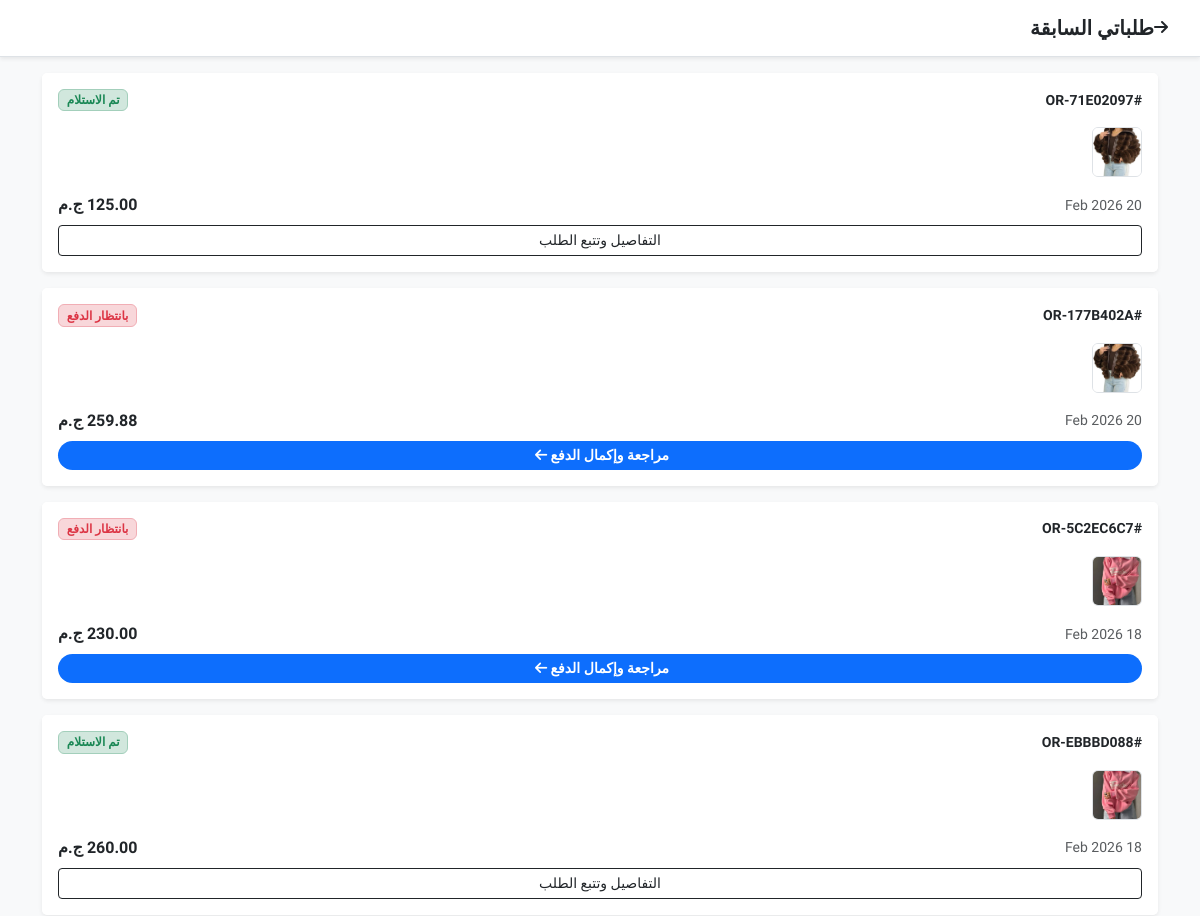
Before: /my-orders/ (signed in, upper part) with the older database file.
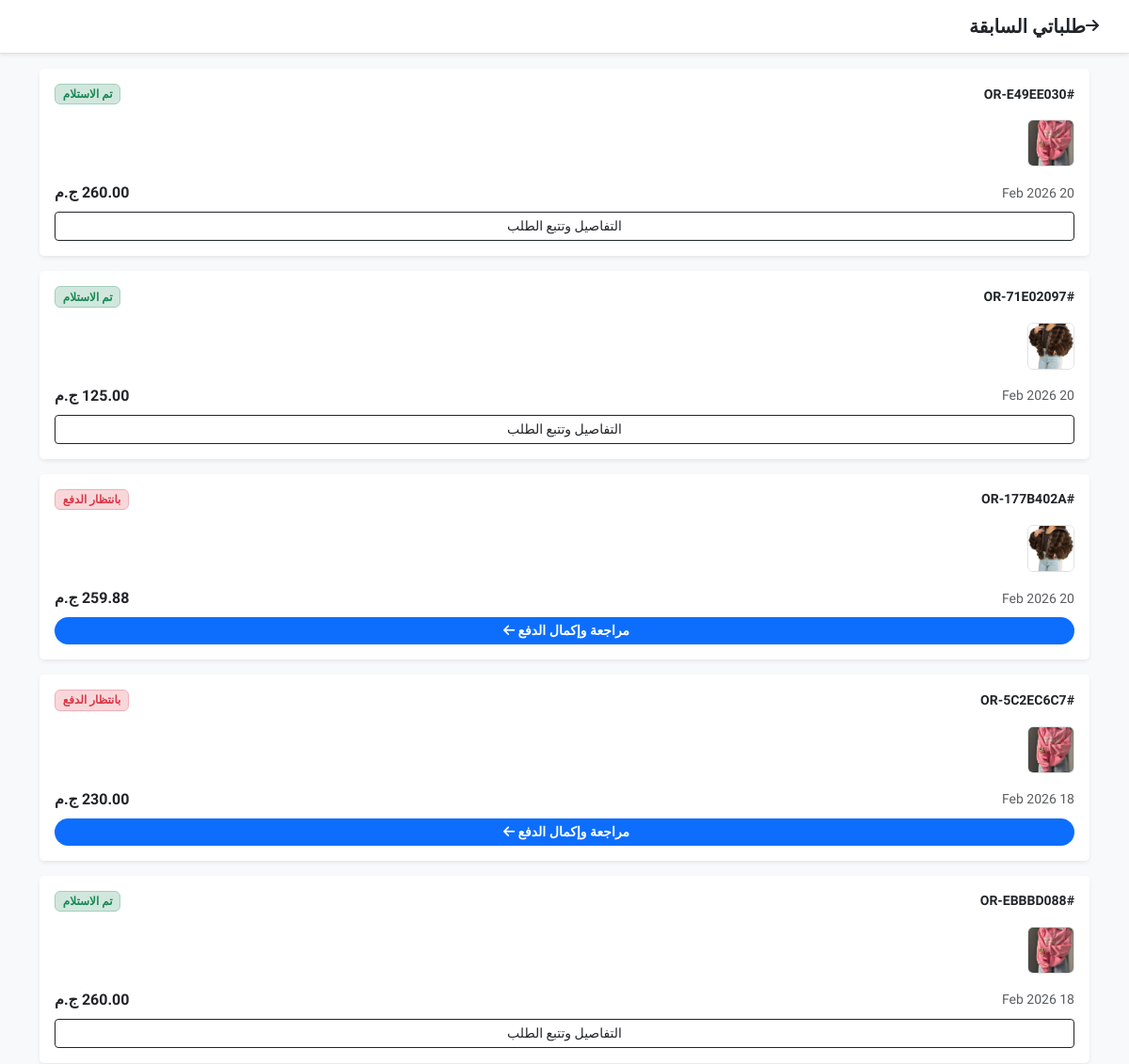
After: the same page with the newer database file.
### store/models.py (models this page shows, shortened)
class Order(models.Model):
    class Status(models.TextChoices):
        CART = "CART",
        WAITING_PAYMENT = "WAITING_PAYMENT", "بانتظار الدفع" # <--- جديد
        PENDING = "PENDING", "قيد الانتظار"
        APPROVED = "APPROVED", "تم التأكيد"
        SHIPPED = "SHIPPED", "تم الشحن"
        DELIVERED = "DELIVERED", "تم التسليم"
        RETURNED = "RETURNED", "مرتجع"
        CANCELLED = "CANCELLED", "ملغي"
    order_id = models.CharField(max_length=20, unique=True, editable=False, verbose_name="رقم الطلب")
    customer = models.ForeignKey(settings.AUTH_USER_MODEL, on_delete=models.PROTECT, related_name='orders', verbose_name="العميل")
    is_confirmed_by_customer = models.BooleanField(null=True, blank=True, verbose_name="تأكيد العميل")
    rejection_reason = models.TextField(blank=True, null=True, verbose_name="سبب الرفض")
    rating = models.PositiveIntegerField(default=0, verbose_name="التقييم (1-5)")
    merchant = models.ForeignKey(MerchantProfile, on_delete=models.PROTECT, null=True, blank=True, related_name='merchant_orders')    # تفاصيل العنوان (يتم حفظها كنص لضمان عدم تغيرها في السجلات التاريخية)
    shipping_address = models.TextField(verbose_name="عنوان الشحن")
    shipping_phone = models.CharField(max_length=15, verbose_name="رقم التواصل")
    total_products_price = models.DecimalField(max_digits=10, decimal_places=2, default=0, verbose_name="إجمالي المنتجات")
    shipping_cost = models.DecimalField(max_digits=10, decimal_places=2, default=0, verbose_name="تكلفة الشحن")
    platform_fees = models.DecimalField(max_digits=10, decimal_places=2, default=0, verbose_name="رسوم المنصة") # 3 EGP + 2.75%
    final_total = models.DecimalField(max_digits=10, decimal_places=2, default=0, verbose_name="الإجمالي النهائي")
    status = models.CharField(max_length=20, choices=Status.choices, default=Status.PENDING, verbose_name="حالة الطلب")
    created_at = models.DateTimeField(auto_now_add=True, verbose_name="تاريخ الطلب")
    governorate = models.ForeignKey(Governorate, on_delete=models.SET_NULL, null=True, blank=True, verbose_name="المحافظة")
    is_first_order = models.BooleanField(default=False, verbose_name="أول طلب (شحن مجاني)")
    class PaymentMethod(models.TextChoices):
        COD = "COD", "الدفع عند الاستلام"
        ONLINE = "ONLINE", "دفع إلكتروني (Paymob)"
    payment_method = models.CharField(max_length=10, choices=PaymentMethod.choices, default=PaymentMethod.COD, verbose_name="طريقة الدفع")

class OrderItem(models.Model):
    order = models.ForeignKey(Order, on_delete=models.CASCADE, related_name='items')
    product_size = models.ForeignKey(ProductSize, on_delete=models.PROTECT, verbose_name="المنتج (المقاس)")
    quantity = models.PositiveIntegerField(default=1, verbose_name="الكمية")
    commission = models.DecimalField(max_digits=10, decimal_places=2, default=0.00, verbose_name="عمولة المنصة")
    price_at_purchase = models.DecimalField(max_digits=10, decimal_places=2, verbose_name="السعر وقت الشراء", blank=True, null=True)
    merchant = models.ForeignKey(MerchantProfile, on_delete=models.PROTECT, verbose_name="التاجر", blank=True, null=True)

class ProductSize(models.Model):
    product = models.ForeignKey(Product, on_delete=models.CASCADE, related_name='variations') # غيرنا الاسم لـ variations ليكون أدق
    size_label = models.CharField(max_length=10, verbose_name="المقاس") # S, M, L
    color_label = models.CharField(max_length=30, verbose_name="اللون", default="Standard") # أحمر، أزرق
    stock_quantity = models.PositiveIntegerField(default=0, verbose_name="الكمية المتاحة")

class Product(models.Model):
    category = models.ForeignKey(Category, on_delete=models.SET_NULL, null=True, blank=True, related_name='products', verbose_name="القسم")
    merchant = models.ForeignKey(MerchantProfile, on_delete=models.CASCADE, related_name='products')
    name = models.CharField(max_length=200, verbose_name="اسم المنتج")
    description = models.TextField(verbose_name="وصف المنتج")
    base_price = models.DecimalField(max_digits=10, decimal_places=2, verbose_name="السعر الأساسي")
    image = models.ImageField(upload_to='products/', verbose_name="صورة المنتج الرئيسية")
    shipping_fee = models.DecimalField(max_digits=10, decimal_places=2, default=0, verbose_name="مصاريف الشحن")
    is_active = models.BooleanField(default=False, verbose_name="مفعل (موافقة المشرف)")
    created_at = models.DateTimeField(auto_now_add=True)
    commission_pct = models.DecimalField(
        max_digits=5, decimal_places=2, default=10.00,
        verbose_name="نسبة عمولة المنصة (%)"
    )

### store/views.py (the view)
# urls.py: path('my-orders/', views.my_orders, name='my_orders'),
@login_required
def my_orders(request):
    orders = Order.objects.filter(customer=request.user).exclude(status=Order.Status.CART).order_by('-created_at')
    return render(request, 'store/my_orders.html', {'orders': orders})

### store/context_processors.py (called while the page is built)
def site_settings(request):
    settings = SiteSetting.objects.first()
    return {'site_settings': settings}

### templates/store/my_orders.html
{% extends 'base.html' %}
{% block content %}
<div class="bg-white p-3 border-bottom shadow-sm d-flex align-items-center mb-3 sticky-top">
    <a href="{% url 'profile' %}" class="text-dark me-3"><i class="fas fa-arrow-right"></i></a>
    <h5 class="m-0 fw-bold">طلباتي السابقة</h5>
</div>
<div class="container pb-5">
    {% for order in orders %}
    <div class="card border-0 shadow-sm mb-3">
        <div class="card-header bg-white border-0 d-flex justify-content-between pt-3 align-items-center">
            <span class="fw-bold small">#{{ order.order_id }}</span>
            {% if order.status == 'WAITING_PAYMENT' %}
                <span class="badge bg-danger-subtle text-danger border border-danger-subtle">بانتظار الدفع</span>
            {% elif order.status == 'DELIVERED' %}
                <span class="badge bg-success-subtle text-success border border-success-subtle">تم الاستلام</span>
            {% else %}
                <span class="badge bg-light text-dark border">{{ order.get_status_display }}</span>
            {% endif %}
        </div>
        <div class="card-body py-2">
            <div class="d-flex overflow-auto mb-3" style="gap: 10px;">
                {% for item in order.items.all %}
                <img src="{{ item.product_size.product.image.url }}" class="rounded border" style="width: 50px; height: 50px; object-fit: cover; flex-shrink: 0;">
                {% endfor %}
            </div>
            <div class="d-flex justify-content-between align-items-center">
                <div class="text-muted small">
                    {{ order.created_at|date:"d M Y" }}
                </div>
                <div class="fw-bold text-dark">{{ order.final_total }} ج.م</div>
            </div>
        </div>
        <div class="card-footer bg-white border-0 pt-0 pb-3">
            {% if order.status == 'WAITING_PAYMENT' %}
                <a href="{% url 'customer_order_detail' order.id %}" class="btn btn-primary-app w-100 btn-sm fw-bold">
                    مراجعة وإكمال الدفع <i class="fas fa-arrow-left ms-1"></i>
                </a>
            {% else %}
                <a href="{% url 'customer_order_detail' order.id %}" class="btn btn-outline-dark w-100 btn-sm">
                    التفاصيل وتتبع الطلب
                </a>
            {% endif %}
        </div>
    </div>
    {% empty %}
    <div class="text-center py-5">
        <i class="fas fa-box-open fa-3x text-muted opacity-25 mb-3"></i>
        <p class="text-muted">لم تقم بأي طلبات بعد.</p>
        <a href="{% url 'home' %}" class="btn btn-primary-app px-4">تسوق الآن</a>
    </div>
    {% endfor %}
</div>
{% endblock %}

Changed rows visible on the page:
added Order: order_id "OR-E49EE030", status "تم الاستلام", created_at "20 Feb 2026", final_total "260.00"
added OrderItem: product_size.product.image (picture), shown under "OR-E49EE030"
